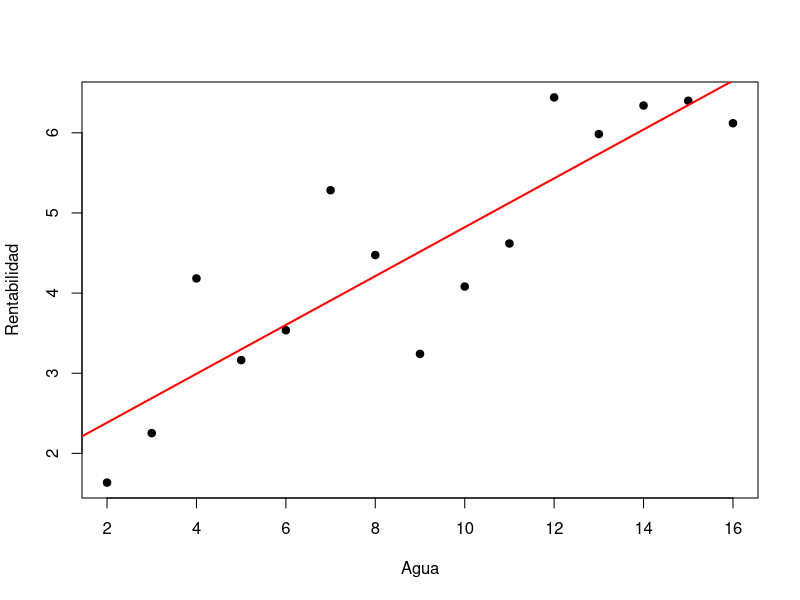
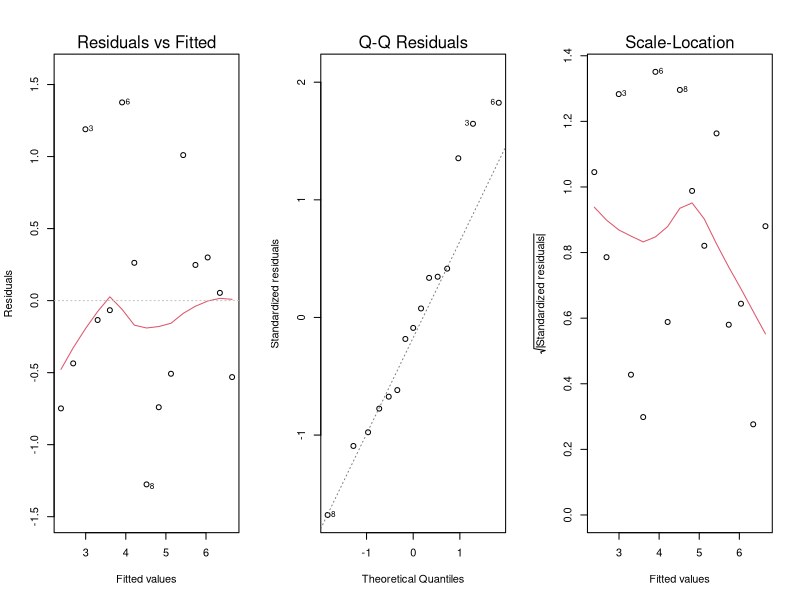

Write R code to recreate these figures, in order.
## ---- chunk 1
#| echo: false
#| fig-width: 7
#| fig-height: 4
#| fig-align: center
#| out-width: "100%"
# Datos del experimento
set.seed(123)

agua <- seq(2, 16, by = 1)

rentabilidad <- 1.5 + 0.32*agua + rnorm(
  length(agua),
  mean = 0,
  sd = 0.9
)

datos <- data.frame(
  agua,
  rentabilidad
)

# Modelo
modelo <- lm(rentabilidad ~ agua,
             data = datos)

            
plot(rentabilidad ~ agua,
     data = datos,
     pch = 19,
     xlab = "Agua",
     ylab = "Rentabilidad")

abline(modelo,
       col = "red",
       lwd = 2)

## ---- chunk 2
#| echo: false
#| fig-width: 7
#| fig-height: 4
#| fig-align: center
#| out-width: "100%"


par(mfrow = c(1,3))

plot(modelo, which = c(1,2,3))
